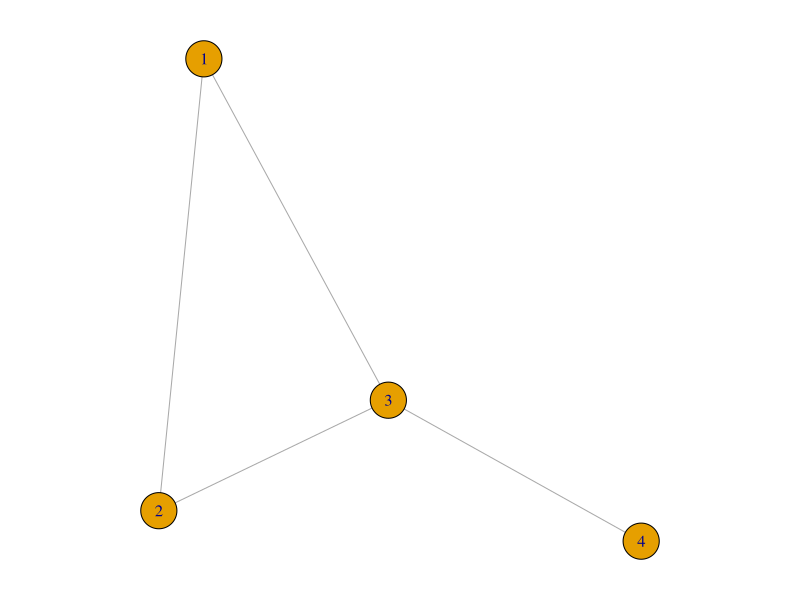
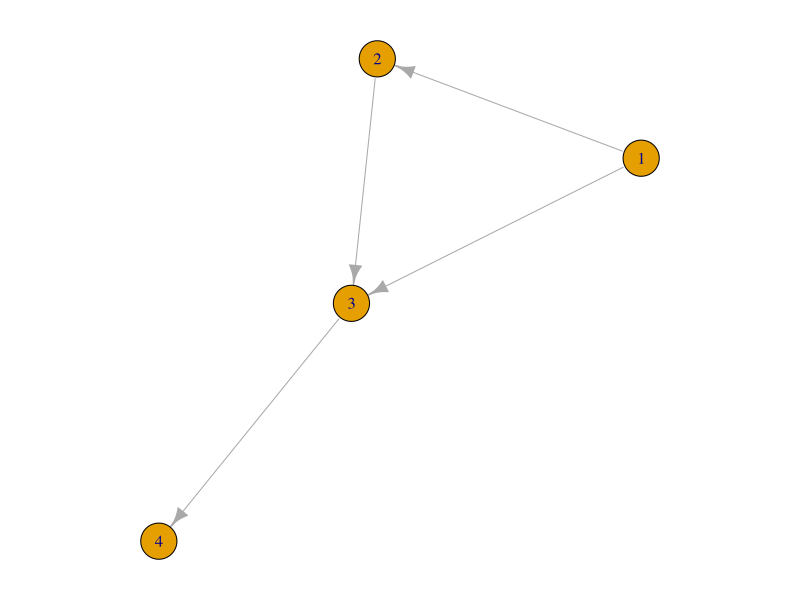
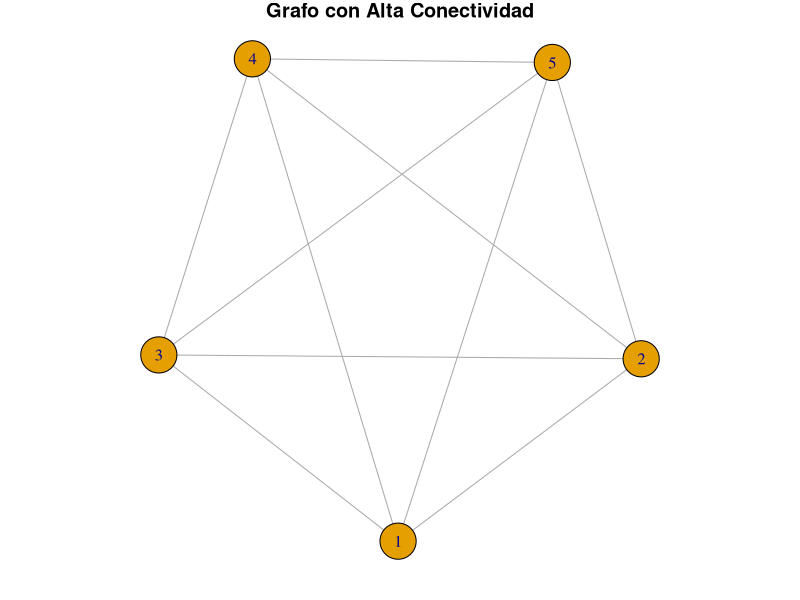
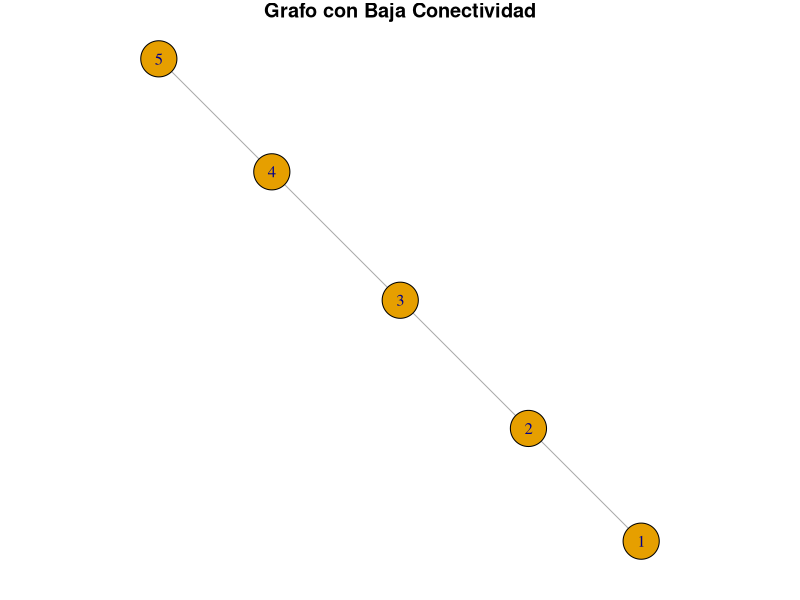
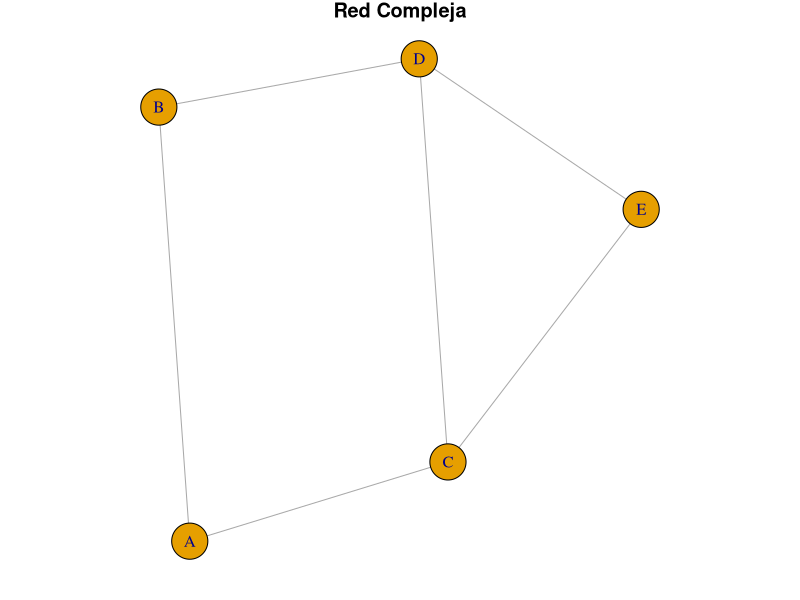

R code for these plots, in order: (Note: this script raises an error after producing the figures.)
## ---- chunk 1
# Instalación del paquete igraph
if (!requireNamespace("igraph", quietly = TRUE)) {
  install.packages("igraph")
}
library(igraph)
## ---- chunk 2
par(mar = c(1, 1, 1, 1))
g1 <- graph(edges = c(1, 2, 1, 3, 2, 3, 3, 4), n = 4, directed = FALSE)
plot(g1)
## ---- chunk 3
g2 <- graph(edges = c(1, 2, 1, 3, 2, 3, 3, 4), n = 4, directed = TRUE)
par(mar = c(1, 1, 1, 1))
plot(g2)
## ---- chunk 4
# Grafo completo de 5 nodos (alta conectividad)
g_high <- make_full_graph(5)
plot(g_high, main = "Grafo con Alta Conectividad")

# Verificamos la conectividad de nodos y aristas
cat("Conectividad de nodos (g_high):", vertex_connectivity(g_high), "\n")
cat("Conectividad de aristas (g_high):", edge_connectivity(g_high), "\n")
cat("¿Es conexo (g_high)?", is_connected(g_high), "\n")
## ---- chunk 5
# Grafo lineal de 5 nodos (baja conectividad)
g_low <- graph(edges = c(1, 2, 2, 3, 3, 4, 4, 5), n = 5, directed = FALSE)
plot(g_low, main = "Grafo con Baja Conectividad")

# Verificamos la conectividad de nodos y aristas
cat("Conectividad de nodos (g_low):", vertex_connectivity(g_low), "\n")
cat("Conectividad de aristas (g_low):", edge_connectivity(g_low), "\n")
cat("¿Es conexo (g_low)?", is_connected(g_low), "\n")
## ---- chunk 6
# Crear un grafo con 5 nodos y 6 aristas
g_vis_examples <- make_graph(c("A", "B", "A", "C", "B", "D", "C", "D", "C", "E", "D", "E"), directed = FALSE)

# Visualizar la red básica
plot(g_vis_examples, vertex.label = V(g_vis_examples)$name, main = "Red Compleja")
## ---- chunk 7
# Convertir el grafo en data.frame con formato "from-to"

# Convertir el grafo en una matriz de adyacencia
adjacency_matrix <- as.matrix(as_adjacency_matrix(g_vis_examples))

# Mostrar la matriz de adyacencia
adjacency_matrix

## ---- chunk 8
# Instala el paquete si aún no está instalado
if (!requireNamespace("Matrix", quietly = TRUE)) {
  install.packages("Matrix")
}
# Cargar el paquete Matrix
library(Matrix)

# Crear una matriz dispersa
# Definimos una matriz de 5x5 con solo algunos enlaces
adj_matrix <- Matrix(c(0, 1, 0, 0, 1,
                       1, 0, 1, 0, 0,
                       0, 1, 0, 1, 0,
                       0, 0, 1, 0, 1,
                       1, 0, 0, 1, 0), 
                     nrow = 5, ncol = 5, sparse = TRUE)

# Mostrar la matriz dispersa
print(adj_matrix)

# igraph ahora usa matrices sparse por definicion:
print(as_adjacency_matrix(g_vis_examples))
## ---- chunk 9

# Crear una matriz de adyacencia 20000x20000 en base R (approx no. genes en genoma humano)
# Han estimado 650000 interacciones entre estos genes
set.seed(42)
dense_matrix <- matrix(0, nrow = 20000, ncol = 20000)
positions <- sample(1:(1000*1000), size = 650000)  # Solo 1000 conexiones
dense_matrix[positions] <- 1

# Mostrar el tamaño en memoria de la matriz densa
dense_matrix_size <- object.size(dense_matrix)
print(paste("Tamaño de la matriz densa:", format(dense_matrix_size, units = "auto")))

# Convertir la matriz densa a una matriz dispersa
sparse_matrix <- as(dense_matrix, "sparseMatrix")

# Mostrar el tamaño en memoria de la matriz dispersa
sparse_matrix_size <- object.size(sparse_matrix)
print(paste("Tamaño de la matriz dispersa:", format(sparse_matrix_size, units = "auto")))

## ---- chunk 10
plot(g_vis_examples, vertex.color = c("red", "green", "blue", "orange", "purple"), vertex.label = V(g_vis_examples)$name, main = "Colores de Nodos Diferentes")
## ---- chunk 11
vertex_sizes <- degree(g_vis_examples) * 5
plot(g_vis_examples, vertex.size = vertex_sizes, vertex.label = V(g_vis_examples)$name, main = "Tamaño de Nodos Basado en Grado")
## ---- chunk 12
plot(g_vis_examples, edge.lty = "dotted", vertex.label = V(g_vis_examples)$name, main = "Aristas Dotted")
## ---- chunk 13
plot(g_vis_examples, edge.color = "purple", vertex.label = V(g_vis_examples)$name, main = "Colores de Aristas Diferentes")
## ---- chunk 14
plot(g_vis_examples, layout = layout_in_circle, vertex.label = V(g_vis_examples)$name, main = "Estructura Circular")

# No se ver muy bien - vamos a ver mejro
# Crear un grafo aleatorio con 20 nodos y un número específico de aristas
set.seed(1)
g_20 <- sample_gnp(20, p = 0.2)  # Generar una red aleatoria

# Visualizar la red en un layout circular
plot(g_20, layout = layout_in_circle, vertex.label = V(g_20)$name, 
     vertex.color = "lightblue", edge.color = "gray", main = "Red Circular con 20 Nodos")


## ---- chunk 15
plot(g_vis_examples, layout = layout_on_grid, vertex.label = V(g_vis_examples)$name, main = "Estructura de Grid")

plot(g_20, layout = layout_on_grid, vertex.label = V(g_20)$name, 
     vertex.color = "lightgreen", edge.color = "gray", main = "Red Grid con 20 Nodos")

## ---- chunk 16

# Calcular el grado para cada nodo
degree_values <- degree(g_20)
# Normalizar los valores del grado para que estén entre 0 y 1
degree_normalized <- (degree_values - min(degree_values)) / (max(degree_values) - min(degree_values))
# Asignar colores según el grado
# Usaremos un gradiente de colores de azul (bajo grado) a rojo (alto grado)
node_colors <- colorRampPalette(c("blue", "red"))(length(degree_normalized))[rank(degree_normalized)]
# Graficar el grafo
plot(g_20, vertex.color = node_colors, main = "Grafo con Nodos Coloreados por Grado")

## ---- chunk 17
set.seed(42) # Para reproducibilidad
plot(g_vis_examples, vertex.label = V(g_vis_examples)$name, vertex.size = 10, edge.curved = 0.2, main = "Curved edges")
## ---- chunk 18
set.seed(42) # Para reproducibilidad
plot(g_vis_examples, layout = layout_randomly, vertex.label = V(g_vis_examples)$name, main = "Colocación Aleatoria")
## ---- chunk 19
# Crear un grafo de isla
set.seed(42)
g <- sample_islands(3, 10, 5/10, 1)
plot(g, vertex.label=V(g)$name, main="Grafo de Isla")
## ---- chunk 20
# Grafo Erdős-Rényi
g_er <- erdos.renyi.game(100, p = 0.05)
plot(g_er, vertex.size=5, main="Grafo Erdős-Rényi")
## ---- chunk 21
# Grafo Barabási-Albert
g_ba <- barabasi.game(100)
plot(g_ba, vertex.size=5, main="Grafo Barabási-Albert")
## ---- chunk 22
# Personalización de redes en igraph

# Grafo de ejemplo
g <- erdos.renyi.game(20, p = 0.1)

# Personalizar atributos de nodos
V(g)$color <- ifelse(degree(g) > 2, "red", "blue")  # Color por grado
V(g)$size <- degree(g) * 3  # Tamaño de nodo proporcional al grado
V(g)$label <- paste0("Node:", V(g))  # Etiquetas de nodos

# Personalizar atributos de aristas
E(g)$color <- "gray"  # Color de aristas
E(g)$width <- 2  # Ancho de aristas

# Graficar el grafo personalizado
plot(g, vertex.label=V(g)$label, edge.arrow.size=0.5, 
     main="Grafo Personalizado: Atributos de Nodos y Aristas")
## ---- chunk 23

# Crear una red aleatoria
set.seed(42)
g_clustering <- erdos.renyi.game(n = 15, p = 0.15, directed = FALSE)

# Calcular el coeficiente de clustering por nodo
vertex_clustering <- transitivity(g_clustering, type = "local")
V(g_clustering)$color <- ifelse(vertex_clustering > 0, "red", "lightblue")

# Visualizar la red con coeficiente de clustering - si los vecinos estan conectadas, se visualiza en rojo!
set.seed(321)
plot(g_clustering, vertex.size = 5, vertex.label = NA, main = "Coeficiente de Clustering Local")
## ---- chunk 24
set.seed(123)
g <- erdos.renyi.game(10, p = 0.5)

# Calculate betweenness centrality for all nodes
betweenness_centrality <- betweenness(g)

# Normalize the betweenness values for better visualization (optional)
betweenness_normalized <- (betweenness_centrality - min(betweenness_centrality)) / 
    (max(betweenness_centrality) - min(betweenness_centrality))

# Visualize the graph with nodes colored by betweenness centrality
plot(g, 
     vertex.size = 20, 
     vertex.color = heat.colors(100, rev=TRUE)[round(betweenness_normalized * 99) + 1], # Color nodes based on centrality # Optionally remove labels
     main = "Graph colored by Betweenness Centrality")
## ---- chunk 25
# Crear una red de escala libre usando el modelo de Barabási-Albert
g_sf <- barabasi.game(1000)

# Obtener la distribución de grado
degree_distribution <- degree(g_sf)

# Visualizar la distribución de grado
hist(degree_distribution, breaks=50, main="Distribución de Grado de una Red de Escala Libre", 
     xlab="Grado", ylab="Frecuencia")
## ---- chunk 26
# Cargar el paquete igraph
library(igraph)

# Crear una red con alta modularidad usando sample_islands
set.seed(3)
g_high_modularity <- sample_islands(islands.n=4, islands.size=10, islands.pin=0.8, n.inter=3)

# Detectar comunidades usando el algoritmo de Louvain
community_high <- cluster_louvain(g_high_modularity)

# Calcular la modularidad
modularity_high <- modularity(community_high)
cat("Modularidad de la red con alta modularidad:", modularity_high, "\n")

# Visualizar la red y las comunidades
V(g_high_modularity)$color <- membership(community_high)
plot(g_high_modularity, vertex.color = V(g_high_modularity)$color, main = "Red con Alta Modularidad")
## ---- chunk 27
# Crear una red con baja modularidad usando sample_islands
set.seed(4)
g_low_modularity <- sample_islands(islands.n=4, islands.size=10, islands.pin=0.3, n.inter=5)

# Detectar comunidades usando el algoritmo de Louvain
community_low <- cluster_louvain(g_low_modularity)

# Calcular la modularidad
modularity_low <- modularity(community_low)
cat("Modularidad de la red con baja modularidad:", modularity_low, "\n")

# Visualizar la red y las comunidades
V(g_low_modularity)$color <- membership(community_low)
plot(g_low_modularity, vertex.color = V(g_low_modularity)$color, main = "Red con Baja Modularidad")
## ---- chunk 28
# Crear una red simulada con estructura modular, representando interacción proteica
set.seed(1)
g_protein <- sample_pa(50, m = 3, directed = FALSE)

# Detectar comunidades en la red de interacción proteica usando el algoritmo de Louvain
community_protein <- cluster_louvain(g_protein)

# Calcular la modularidad de la partición
modularity_protein <- modularity(community_protein)
cat("Modularidad de la red de interacción proteica:", modularity_protein, "\n")

# Visualizar la red y las comunidades
V(g_protein)$color <- membership(community_protein)
plot(g_protein, vertex.color = V(g_protein)$color, main = "Red de Interacción Proteica con Comunidades")
## ---- chunk 29
# Crear una red metabólica simulada con estructura modular
set.seed(2)
g_metabolic <- sample_smallworld(1, 50, 4, 0.05)

# Detectar comunidades en la red metabólica usando el algoritmo de Louvain
community_metabolic <- cluster_louvain(g_metabolic)

# Calcular la modularidad de la partición
modularity_metabolic <- modularity(community_metabolic)
cat("Modularidad de la red metabólica:", modularity_metabolic, "\n")

# Visualizar la red y las comunidades
V(g_metabolic)$color <- membership(community_metabolic)
plot(g_metabolic, vertex.color = V(g_metabolic)$color, main = "Red Metabólica con Comunidades")
